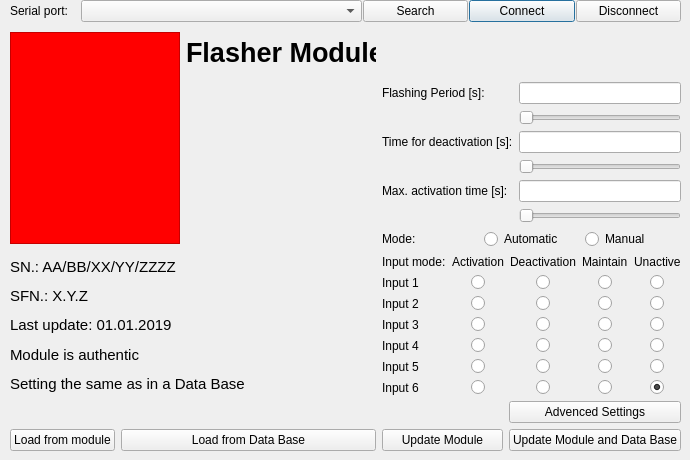
<?xml version="1.0" encoding="UTF-8"?>
<ui version="4.0">
 <class>ModuleFlasherWindow</class>
 <widget class="QDialog" name="ModuleFlasherWindow">
  <property name="geometry">
   <rect>
    <x>0</x>
    <y>0</y>
    <width>690</width>
    <height>460</height>
   </rect>
  </property>
  <property name="minimumSize">
   <size>
    <width>690</width>
    <height>460</height>
   </size>
  </property>
  <property name="windowTitle">
   <string>Dialog</string>
  </property>
  <widget class="QWidget" name="">
   <property name="geometry">
    <rect>
     <x>10</x>
     <y>0</y>
     <width>671</width>
     <height>451</height>
    </rect>
   </property>
   <layout class="QGridLayout" name="gridLayout_3">
    <item row="0" column="0" colspan="5">
     <layout class="QGridLayout" name="gridLayoutSerialPort" columnstretch="2,8,3,3,3">
      <property name="horizontalSpacing">
       <number>1</number>
      </property>
      <property name="verticalSpacing">
       <number>5</number>
      </property>
      <item row="1" column="3">
       <widget class="QPushButton" name="pushButtonConnect">
        <property name="text">
         <string>Connect</string>
        </property>
       </widget>
      </item>
      <item row="1" column="2">
       <widget class="QPushButton" name="pushButtonSearch">
        <property name="text">
         <string>Search</string>
        </property>
       </widget>
      </item>
      <item row="1" column="0">
       <widget class="QLabel" name="labelSerialPort">
        <property name="text">
         <string>Serial port:</string>
        </property>
       </widget>
      </item>
      <item row="1" column="1">
       <widget class="QComboBox" name="comboBoxSerialPorts"/>
      </item>
      <item row="1" column="4">
       <widget class="QPushButton" name="pushButtonDisconnect">
        <property name="text">
         <string>Disconnect</string>
        </property>
       </widget>
      </item>
     </layout>
    </item>
    <item row="1" column="2">
     <widget class="QLabel" name="label_flasherModuleHeader">
      <property name="font">
       <font>
        <pointsize>20</pointsize>
        <weight>75</weight>
        <bold>true</bold>
       </font>
      </property>
      <property name="text">
       <string>Flasher Module</string>
      </property>
     </widget>
    </item>
    <item row="2" column="3" colspan="2">
     <layout class="QGridLayout" name="gridLayout_2">
      <item row="0" column="0">
       <widget class="QLabel" name="label_flashingPeriod">
        <property name="text">
         <string>Flashing Period [s]:</string>
        </property>
       </widget>
      </item>
      <item row="0" column="1">
       <widget class="QLineEdit" name="lineEdit_flashPeriod">
        <property name="minimumSize">
         <size>
          <width>0</width>
          <height>22</height>
         </size>
        </property>
        <property name="alignment">
         <set>Qt::AlignRight|Qt::AlignTrailing|Qt::AlignVCenter</set>
        </property>
       </widget>
      </item>
      <item row="1" column="1">
       <widget class="QSlider" name="horizontalSlider_flashingPeriod">
        <property name="orientation">
         <enum>Qt::Horizontal</enum>
        </property>
       </widget>
      </item>
      <item row="2" column="0">
       <widget class="QLabel" name="label_timeDeactivation">
        <property name="text">
         <string>Time for deactivation [s]:</string>
        </property>
       </widget>
      </item>
      <item row="2" column="1">
       <widget class="QLineEdit" name="lineEdit_timeDeactivation">
        <property name="minimumSize">
         <size>
          <width>0</width>
          <height>22</height>
         </size>
        </property>
        <property name="alignment">
         <set>Qt::AlignRight|Qt::AlignTrailing|Qt::AlignVCenter</set>
        </property>
       </widget>
      </item>
      <item row="3" column="1">
       <widget class="QSlider" name="horizontalSlider_timeDeactivation">
        <property name="maximum">
         <number>120</number>
        </property>
        <property name="orientation">
         <enum>Qt::Horizontal</enum>
        </property>
       </widget>
      </item>
      <item row="5" column="1">
       <widget class="QLineEdit" name="lineEdit_maxTime">
        <property name="minimumSize">
         <size>
          <width>0</width>
          <height>22</height>
         </size>
        </property>
        <property name="alignment">
         <set>Qt::AlignRight|Qt::AlignTrailing|Qt::AlignVCenter</set>
        </property>
       </widget>
      </item>
      <item row="6" column="1">
       <widget class="QSlider" name="horizontalSlider_maxTime">
        <property name="minimum">
         <number>100</number>
        </property>
        <property name="maximum">
         <number>3600</number>
        </property>
        <property name="orientation">
         <enum>Qt::Horizontal</enum>
        </property>
       </widget>
      </item>
      <item row="5" column="0" colspan="2">
       <widget class="QLabel" name="label_maxTime">
        <property name="text">
         <string>Max. activation time [s]:</string>
        </property>
       </widget>
      </item>
     </layout>
    </item>
    <item row="3" column="3" colspan="2">
     <layout class="QHBoxLayout" name="horizontalLayout">
      <item>
       <widget class="QLabel" name="label_mode">
        <property name="text">
         <string>Mode:</string>
        </property>
       </widget>
      </item>
      <item>
       <widget class="QRadioButton" name="radioButton_automatic">
        <property name="text">
         <string>Automatic</string>
        </property>
        <property name="checked">
         <bool>true</bool>
        </property>
       </widget>
      </item>
      <item>
       <widget class="QRadioButton" name="radioButton_manual">
        <property name="text">
         <string>Manual</string>
        </property>
       </widget>
      </item>
     </layout>
    </item>
    <item row="4" column="0" colspan="2">
     <widget class="QLabel" name="label_SN">
      <property name="font">
       <font>
        <pointsize>11</pointsize>
       </font>
      </property>
      <property name="text">
       <string>SN.: AA/BB/XX/YY/ZZZZ</string>
      </property>
     </widget>
    </item>
    <item row="4" column="3" rowspan="5" colspan="2">
     <layout class="QGridLayout" name="gridLayout">
      <item row="0" column="0">
       <widget class="QLabel" name="label_InputMode">
        <property name="text">
         <string>Input mode:</string>
        </property>
       </widget>
      </item>
      <item row="0" column="1">
       <widget class="QLabel" name="label_activation">
        <property name="text">
         <string>Activation</string>
        </property>
       </widget>
      </item>
      <item row="0" column="2">
       <widget class="QLabel" name="label_deactivation">
        <property name="text">
         <string>Deactivation</string>
        </property>
       </widget>
      </item>
      <item row="0" column="3">
       <widget class="QLabel" name="label_maintain">
        <property name="text">
         <string>Maintain</string>
        </property>
       </widget>
      </item>
      <item row="0" column="4">
       <widget class="QLabel" name="label_unactive">
        <property name="text">
         <string>Unactive</string>
        </property>
       </widget>
      </item>
      <item row="1" column="0">
       <widget class="QLabel" name="label_i1">
        <property name="text">
         <string>Input 1</string>
        </property>
       </widget>
      </item>
      <item row="1" column="1" alignment="Qt::AlignHCenter">
       <widget class="QRadioButton" name="radioButton_i1a">
        <property name="enabled">
         <bool>true</bool>
        </property>
        <property name="text">
         <string/>
        </property>
        <property name="checkable">
         <bool>true</bool>
        </property>
        <attribute name="buttonGroup">
         <string notr="true">buttonGroup_i1</string>
        </attribute>
       </widget>
      </item>
      <item row="1" column="2" alignment="Qt::AlignHCenter">
       <widget class="QRadioButton" name="radioButton_i1d">
        <property name="enabled">
         <bool>true</bool>
        </property>
        <property name="text">
         <string/>
        </property>
        <property name="checkable">
         <bool>true</bool>
        </property>
        <attribute name="buttonGroup">
         <string notr="true">buttonGroup_i1</string>
        </attribute>
       </widget>
      </item>
      <item row="1" column="3" alignment="Qt::AlignHCenter">
       <widget class="QRadioButton" name="radioButton_i1m">
        <property name="enabled">
         <bool>true</bool>
        </property>
        <property name="text">
         <string/>
        </property>
        <property name="checkable">
         <bool>true</bool>
        </property>
        <attribute name="buttonGroup">
         <string notr="true">buttonGroup_i1</string>
        </attribute>
       </widget>
      </item>
      <item row="1" column="4" alignment="Qt::AlignHCenter">
       <widget class="QRadioButton" name="radioButton_i1n">
        <property name="text">
         <string/>
        </property>
        <property name="checked">
         <bool>false</bool>
        </property>
        <attribute name="buttonGroup">
         <string notr="true">buttonGroup_i1</string>
        </attribute>
       </widget>
      </item>
      <item row="2" column="0">
       <widget class="QLabel" name="label_i2">
        <property name="text">
         <string>Input 2</string>
        </property>
       </widget>
      </item>
      <item row="2" column="1" alignment="Qt::AlignHCenter">
       <widget class="QRadioButton" name="radioButton_i2a">
        <property name="enabled">
         <bool>true</bool>
        </property>
        <property name="text">
         <string/>
        </property>
        <property name="checkable">
         <bool>true</bool>
        </property>
        <attribute name="buttonGroup">
         <string notr="true">buttonGroup_i2</string>
        </attribute>
       </widget>
      </item>
      <item row="2" column="2" alignment="Qt::AlignHCenter">
       <widget class="QRadioButton" name="radioButton_i2d">
        <property name="enabled">
         <bool>true</bool>
        </property>
        <property name="text">
         <string/>
        </property>
        <property name="checkable">
         <bool>true</bool>
        </property>
        <attribute name="buttonGroup">
         <string notr="true">buttonGroup_i2</string>
        </attribute>
       </widget>
      </item>
      <item row="2" column="3" alignment="Qt::AlignHCenter">
       <widget class="QRadioButton" name="radioButton_i2m">
        <property name="enabled">
         <bool>true</bool>
        </property>
        <property name="text">
         <string/>
        </property>
        <property name="checkable">
         <bool>true</bool>
        </property>
        <attribute name="buttonGroup">
         <string notr="true">buttonGroup_i2</string>
        </attribute>
       </widget>
      </item>
      <item row="2" column="4" alignment="Qt::AlignHCenter">
       <widget class="QRadioButton" name="radioButton_i2n">
        <property name="text">
         <string/>
        </property>
        <property name="checked">
         <bool>false</bool>
        </property>
        <attribute name="buttonGroup">
         <string notr="true">buttonGroup_i2</string>
        </attribute>
       </widget>
      </item>
      <item row="3" column="0">
       <widget class="QLabel" name="label_i3">
        <property name="text">
         <string>Input 3</string>
        </property>
       </widget>
      </item>
      <item row="3" column="1" alignment="Qt::AlignHCenter">
       <widget class="QRadioButton" name="radioButton_i3a">
        <property name="enabled">
         <bool>true</bool>
        </property>
        <property name="text">
         <string/>
        </property>
        <property name="checkable">
         <bool>true</bool>
        </property>
        <attribute name="buttonGroup">
         <string notr="true">buttonGroup_i3</string>
        </attribute>
       </widget>
      </item>
      <item row="3" column="2" alignment="Qt::AlignHCenter">
       <widget class="QRadioButton" name="radioButton_i3d">
        <property name="enabled">
         <bool>true</bool>
        </property>
        <property name="text">
         <string/>
        </property>
        <property name="checkable">
         <bool>true</bool>
        </property>
        <attribute name="buttonGroup">
         <string notr="true">buttonGroup_i3</string>
        </attribute>
       </widget>
      </item>
      <item row="3" column="3" alignment="Qt::AlignHCenter">
       <widget class="QRadioButton" name="radioButton_i3m">
        <property name="enabled">
         <bool>true</bool>
        </property>
        <property name="text">
         <string/>
        </property>
        <property name="checkable">
         <bool>true</bool>
        </property>
        <attribute name="buttonGroup">
         <string notr="true">buttonGroup_i3</string>
        </attribute>
       </widget>
      </item>
      <item row="3" column="4" alignment="Qt::AlignHCenter">
       <widget class="QRadioButton" name="radioButton_i3n">
        <property name="text">
         <string/>
        </property>
        <property name="checked">
         <bool>false</bool>
        </property>
        <attribute name="buttonGroup">
         <string notr="true">buttonGroup_i3</string>
        </attribute>
       </widget>
      </item>
      <item row="4" column="0">
       <widget class="QLabel" name="label_i4">
        <property name="text">
         <string>Input 4</string>
        </property>
       </widget>
      </item>
      <item row="4" column="1" alignment="Qt::AlignHCenter">
       <widget class="QRadioButton" name="radioButton_i4a">
        <property name="enabled">
         <bool>true</bool>
        </property>
        <property name="text">
         <string/>
        </property>
        <property name="checkable">
         <bool>true</bool>
        </property>
        <attribute name="buttonGroup">
         <string notr="true">buttonGroup_i4</string>
        </attribute>
       </widget>
      </item>
      <item row="4" column="2" alignment="Qt::AlignHCenter">
       <widget class="QRadioButton" name="radioButton_i4d">
        <property name="enabled">
         <bool>true</bool>
        </property>
        <property name="text">
         <string/>
        </property>
        <property name="checkable">
         <bool>true</bool>
        </property>
        <attribute name="buttonGroup">
         <string notr="true">buttonGroup_i4</string>
        </attribute>
       </widget>
      </item>
      <item row="4" column="3" alignment="Qt::AlignHCenter">
       <widget class="QRadioButton" name="radioButton_i4m">
        <property name="enabled">
         <bool>true</bool>
        </property>
        <property name="text">
         <string/>
        </property>
        <property name="checkable">
         <bool>true</bool>
        </property>
        <attribute name="buttonGroup">
         <string notr="true">buttonGroup_i4</string>
        </attribute>
       </widget>
      </item>
      <item row="4" column="4" alignment="Qt::AlignHCenter">
       <widget class="QRadioButton" name="radioButton_i4n">
        <property name="text">
         <string/>
        </property>
        <property name="checked">
         <bool>false</bool>
        </property>
        <attribute name="buttonGroup">
         <string notr="true">buttonGroup_i4</string>
        </attribute>
       </widget>
      </item>
      <item row="5" column="0">
       <widget class="QLabel" name="label_i5">
        <property name="text">
         <string>Input 5</string>
        </property>
       </widget>
      </item>
      <item row="5" column="1" alignment="Qt::AlignHCenter">
       <widget class="QRadioButton" name="radioButton_i5a">
        <property name="enabled">
         <bool>true</bool>
        </property>
        <property name="text">
         <string/>
        </property>
        <property name="checkable">
         <bool>true</bool>
        </property>
        <attribute name="buttonGroup">
         <string notr="true">buttonGroup_i5</string>
        </attribute>
       </widget>
      </item>
      <item row="5" column="2" alignment="Qt::AlignHCenter">
       <widget class="QRadioButton" name="radioButton_i5d">
        <property name="enabled">
         <bool>true</bool>
        </property>
        <property name="text">
         <string/>
        </property>
        <property name="checkable">
         <bool>true</bool>
        </property>
        <attribute name="buttonGroup">
         <string notr="true">buttonGroup_i5</string>
        </attribute>
       </widget>
      </item>
      <item row="5" column="3" alignment="Qt::AlignHCenter">
       <widget class="QRadioButton" name="radioButton_i5m">
        <property name="enabled">
         <bool>true</bool>
        </property>
        <property name="text">
         <string/>
        </property>
        <property name="checkable">
         <bool>true</bool>
        </property>
        <attribute name="buttonGroup">
         <string notr="true">buttonGroup_i5</string>
        </attribute>
       </widget>
      </item>
      <item row="5" column="4" alignment="Qt::AlignHCenter">
       <widget class="QRadioButton" name="radioButton_i5n">
        <property name="text">
         <string/>
        </property>
        <property name="checked">
         <bool>false</bool>
        </property>
        <attribute name="buttonGroup">
         <string notr="true">buttonGroup_i5</string>
        </attribute>
       </widget>
      </item>
      <item row="6" column="0">
       <widget class="QLabel" name="label_i6">
        <property name="text">
         <string>Input 6</string>
        </property>
       </widget>
      </item>
      <item row="6" column="1" alignment="Qt::AlignHCenter">
       <widget class="QRadioButton" name="radioButton_i6a">
        <property name="enabled">
         <bool>true</bool>
        </property>
        <property name="text">
         <string/>
        </property>
        <property name="checkable">
         <bool>true</bool>
        </property>
        <attribute name="buttonGroup">
         <string notr="true">buttonGroup_i6</string>
        </attribute>
       </widget>
      </item>
      <item row="6" column="2" alignment="Qt::AlignHCenter">
       <widget class="QRadioButton" name="radioButton_i6d">
        <property name="enabled">
         <bool>true</bool>
        </property>
        <property name="text">
         <string/>
        </property>
        <property name="checkable">
         <bool>true</bool>
        </property>
        <attribute name="buttonGroup">
         <string notr="true">buttonGroup_i6</string>
        </attribute>
       </widget>
      </item>
      <item row="6" column="3" alignment="Qt::AlignHCenter">
       <widget class="QRadioButton" name="radioButton_i6m">
        <property name="enabled">
         <bool>true</bool>
        </property>
        <property name="text">
         <string/>
        </property>
        <property name="checkable">
         <bool>true</bool>
        </property>
        <attribute name="buttonGroup">
         <string notr="true">buttonGroup_i6</string>
        </attribute>
       </widget>
      </item>
      <item row="6" column="4" alignment="Qt::AlignHCenter">
       <widget class="QRadioButton" name="radioButton_i6n">
        <property name="text">
         <string/>
        </property>
        <property name="checked">
         <bool>true</bool>
        </property>
        <attribute name="buttonGroup">
         <string notr="true">buttonGroup_i6</string>
        </attribute>
       </widget>
      </item>
     </layout>
    </item>
    <item row="5" column="0" colspan="2">
     <widget class="QLabel" name="label_SFN">
      <property name="font">
       <font>
        <pointsize>11</pointsize>
       </font>
      </property>
      <property name="text">
       <string>SFN.: X.Y.Z</string>
      </property>
     </widget>
    </item>
    <item row="6" column="0" colspan="2">
     <widget class="QLabel" name="label_lastUpdate">
      <property name="font">
       <font>
        <pointsize>11</pointsize>
       </font>
      </property>
      <property name="text">
       <string>Last update: 01.01.2019</string>
      </property>
     </widget>
    </item>
    <item row="7" column="0" colspan="3">
     <widget class="QLabel" name="label_authenticity">
      <property name="font">
       <font>
        <pointsize>11</pointsize>
       </font>
      </property>
      <property name="text">
       <string>Module is authentic</string>
      </property>
     </widget>
    </item>
    <item row="8" column="0" colspan="3">
     <widget class="QLabel" name="label_settingMatch">
      <property name="font">
       <font>
        <pointsize>11</pointsize>
       </font>
      </property>
      <property name="text">
       <string>Setting the same as in a Data Base</string>
      </property>
     </widget>
    </item>
    <item row="9" column="4">
     <widget class="QPushButton" name="pushButton_AdvencedSettings">
      <property name="text">
       <string>Advenced Settings</string>
      </property>
     </widget>
    </item>
    <item row="10" column="0">
     <widget class="QPushButton" name="pushButton_loadModule">
      <property name="text">
       <string>Load from module</string>
      </property>
     </widget>
    </item>
    <item row="10" column="1" colspan="2">
     <widget class="QPushButton" name="pushButton_loadDatabase">
      <property name="text">
       <string>Load from Data Base</string>
      </property>
     </widget>
    </item>
    <item row="10" column="3">
     <widget class="QPushButton" name="pushButton_updateModule">
      <property name="text">
       <string>Update Module</string>
      </property>
     </widget>
    </item>
    <item row="10" column="4">
     <widget class="QPushButton" name="pushButton_updateModuleDataBase">
      <property name="text">
       <string>Update Module and Data Base</string>
      </property>
     </widget>
    </item>
    <item row="1" column="0" rowspan="3" colspan="2">
     <widget class="QFrame" name="frameImage">
      <property name="sizePolicy">
       <sizepolicy hsizetype="Fixed" vsizetype="Fixed">
        <horstretch>170</horstretch>
        <verstretch>212</verstretch>
       </sizepolicy>
      </property>
      <property name="minimumSize">
       <size>
        <width>170</width>
        <height>212</height>
       </size>
      </property>
      <property name="autoFillBackground">
       <bool>false</bool>
      </property>
      <property name="styleSheet">
       <string notr="true">background-color: rgb(255, 0, 0);</string>
      </property>
      <property name="frameShape">
       <enum>QFrame::StyledPanel</enum>
      </property>
      <property name="frameShadow">
       <enum>QFrame::Raised</enum>
      </property>
     </widget>
    </item>
   </layout>
  </widget>
 </widget>
 <resources/>
 <connections/>
 <buttongroups>
  <buttongroup name="buttonGroup_i1"/>
  <buttongroup name="buttonGroup_i2"/>
  <buttongroup name="buttonGroup_i3"/>
  <buttongroup name="buttonGroup_i4"/>
  <buttongroup name="buttonGroup_i5"/>
  <buttongroup name="buttonGroup_i6"/>
 </buttongroups>
</ui>
